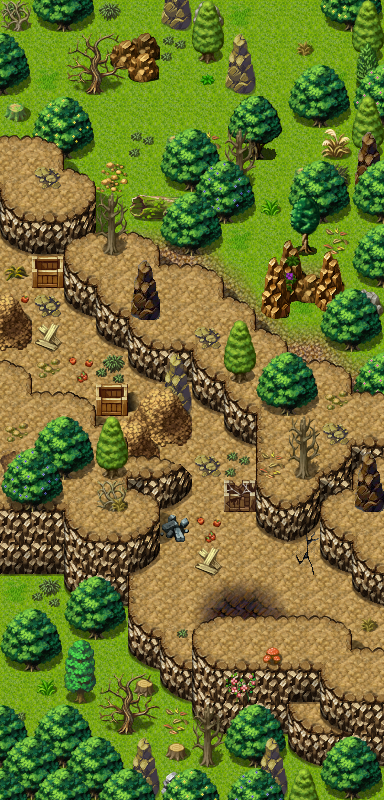

Tiled map render using the project's own tile images. Description and the map definition, with tile-layer contents summarised, below:
An orthogonal 12x25 tile map with 32x32 px tiles, 7 tile layers (Base, Ground, Objects, Objects_apples, ...), 2 hidden layers not drawn, 71 tilesets and 18 objects (6x spawn, 6x replace, 5x mapchange, key).

<map version="1.10" tiledversion="1.11.2" orientation="orthogonal" renderorder="right-down" width="12" height="25" tilewidth="32" tileheight="32" infinite="0" nextlayerid="14" nextobjectid="19">
 <tileset firstgid="1" name="map_bed_1" tilewidth="32" tileheight="32" tilecount="160" columns="16">
  <image source="../drawable/map_bed_1.png" width="512" height="320" />
 </tileset>
 <tileset firstgid="161" name="map_border_1" tilewidth="32" tileheight="32" tilecount="128" columns="16">
  <image source="../drawable/map_border_1.png" width="512" height="256" />
 </tileset>
 <tileset firstgid="289" name="map_bridge_1" tilewidth="32" tileheight="32" tilecount="128" columns="16">
  <image source="../drawable/map_bridge_1.png" width="512" height="256" />
 </tileset>
 <tileset firstgid="417" name="map_bridge_2" tilewidth="32" tileheight="32" tilecount="128" columns="16">
  <image source="../drawable/map_bridge_2.png" width="512" height="256" />
 </tileset>
 <tileset firstgid="545" name="map_broken_1" tilewidth="32" tileheight="32" tilecount="128" columns="16">
  <image source="../drawable/map_broken_1.png" width="512" height="256" />
 </tileset>
 <tileset firstgid="673" name="map_cavewall_1" tilewidth="32" tileheight="32" tilecount="108" columns="18">
  <image source="../drawable/map_cavewall_1.png" width="576" height="192" />
 </tileset>
 <tileset firstgid="781" name="map_cavewall_2" tilewidth="32" tileheight="32" tilecount="108" columns="18">
  <image source="../drawable/map_cavewall_2.png" width="576" height="192" />
 </tileset>
 <tileset firstgid="889" name="map_cavewall_3" tilewidth="32" tileheight="32" tilecount="108" columns="18">
  <image source="../drawable/map_cavewall_3.png" width="576" height="192" />
 </tileset>
 <tileset firstgid="997" name="map_cavewall_4" tilewidth="32" tileheight="32" tilecount="108" columns="18">
  <image source="../drawable/map_cavewall_4.png" width="576" height="192" />
 </tileset>
 <tileset firstgid="1105" name="map_chair_table_1" tilewidth="32" tileheight="32" tilecount="128" columns="16">
  <image source="../drawable/map_chair_table_1.png" width="512" height="256" />
 </tileset>
 <tileset firstgid="1233" name="map_chair_table_2" tilewidth="32" tileheight="32" tilecount="128" columns="16">
  <image source="../drawable/map_chair_table_2.png" width="512" height="256" />
 </tileset>
 <tileset firstgid="1361" name="map_crate_1" tilewidth="32" tileheight="32" tilecount="128" columns="16">
  <image source="../drawable/map_crate_1.png" width="512" height="256" />
 </tileset>
 <tileset firstgid="1489" name="map_cupboard_1" tilewidth="32" tileheight="32" tilecount="128" columns="16">
  <image source="../drawable/map_cupboard_1.png" width="512" height="256" />
 </tileset>
 <tileset firstgid="1617" name="map_curtain_1" tilewidth="32" tileheight="32" tilecount="128" columns="16">
  <image source="../drawable/map_curtain_1.png" width="512" height="256" />
 </tileset>
 <tileset firstgid="1745" name="map_entrance_1" tilewidth="32" tileheight="32" tilecount="128" columns="16">
  <image source="../drawable/map_entrance_1.png" width="512" height="256" />
 </tileset>
 <tileset firstgid="1873" name="map_entrance_2" tilewidth="32" tileheight="32" tilecount="128" columns="16">
  <image source="../drawable/map_entrance_2.png" width="512" height="256" />
 </tileset>
 <tileset firstgid="2001" name="map_fence_1" tilewidth="32" tileheight="32" tilecount="128" columns="16">
  <image source="../drawable/map_fence_1.png" width="512" height="256" />
 </tileset>
 <tileset firstgid="2129" name="map_fence_2" tilewidth="32" tileheight="32" tilecount="128" columns="16">
  <image source="../drawable/map_fence_2.png" width="512" height="256" />
 </tileset>
 <tileset firstgid="2257" name="map_fence_3" tilewidth="32" tileheight="32" tilecount="128" columns="16">
  <image source="../drawable/map_fence_3.png" width="512" height="256" />
 </tileset>
 <tileset firstgid="2385" name="map_fence_4" tilewidth="32" tileheight="32" tilecount="128" columns="16">
  <image source="../drawable/map_fence_4.png" width="512" height="256" />
 </tileset>
 <tileset firstgid="2513" name="map_ground_1" tilewidth="32" tileheight="32" tilecount="128" columns="16">
  <image source="../drawable/map_ground_1.png" width="512" height="256" />
 </tileset>
 <tileset firstgid="2641" name="map_ground_2" tilewidth="32" tileheight="32" tilecount="128" columns="16">
  <image source="../drawable/map_ground_2.png" width="512" height="256" />
 </tileset>
 <tileset firstgid="2769" name="map_ground_3" tilewidth="32" tileheight="32" tilecount="128" columns="16">
  <image source="../drawable/map_ground_3.png" width="512" height="256" />
 </tileset>
 <tileset firstgid="2897" name="map_ground_4" tilewidth="32" tileheight="32" tilecount="128" columns="16">
  <image source="../drawable/map_ground_4.png" width="512" height="256" />
 </tileset>
 <tileset firstgid="3025" name="map_ground_5" tilewidth="32" tileheight="32" tilecount="128" columns="16">
  <image source="../drawable/map_ground_5.png" width="512" height="256" />
 </tileset>
 <tileset firstgid="3153" name="map_ground_6" tilewidth="32" tileheight="32" tilecount="128" columns="16">
  <image source="../drawable/map_ground_6.png" width="512" height="256" />
 </tileset>
 <tileset firstgid="3281" name="map_ground_7" tilewidth="32" tileheight="32" tilecount="128" columns="16">
  <image source="../drawable/map_ground_7.png" width="512" height="256" />
 </tileset>
 <tileset firstgid="3409" name="map_ground_8" tilewidth="32" tileheight="32" tilecount="128" columns="16">
  <image source="../drawable/map_ground_8.png" width="512" height="256" />
 </tileset>
 <tileset firstgid="3537" name="map_house_1" tilewidth="32" tileheight="32" tilecount="128" columns="16">
  <image source="../drawable/map_house_1.png" width="512" height="256" />
 </tileset>
 <tileset firstgid="3665" name="map_house_2" tilewidth="32" tileheight="32" tilecount="128" columns="16">
  <image source="../drawable/map_house_2.png" width="512" height="256" />
 </tileset>
 <tileset firstgid="3793" name="map_indoor_1" tilewidth="32" tileheight="32" tilecount="128" columns="16">
  <image source="../drawable/map_indoor_1.png" width="512" height="256" />
 </tileset>
 <tileset firstgid="3921" name="map_indoor_2" tilewidth="32" tileheight="32" tilecount="128" columns="16">
  <image source="../drawable/map_indoor_2.png" width="512" height="256" />
 </tileset>
 <tileset firstgid="4049" name="map_kitchen_1" tilewidth="32" tileheight="32" tilecount="128" columns="16">
  <image source="../drawable/map_kitchen_1.png" width="512" height="256" />
 </tileset>
 <tileset firstgid="4177" name="map_outdoor_1" tilewidth="32" tileheight="32" tilecount="128" columns="16">
  <image source="../drawable/map_outdoor_1.png" width="512" height="256" />
 </tileset>
 <tileset firstgid="4305" name="map_pillar_1" tilewidth="32" tileheight="32" tilecount="128" columns="16">
  <image source="../drawable/map_pillar_1.png" width="512" height="256" />
 </tileset>
 <tileset firstgid="4433" name="map_pillar_2" tilewidth="32" tileheight="32" tilecount="128" columns="16">
  <image source="../drawable/map_pillar_2.png" width="512" height="256" />
 </tileset>
 <tileset firstgid="4561" name="map_plant_1" tilewidth="32" tileheight="32" tilecount="128" columns="16">
  <image source="../drawable/map_plant_1.png" width="512" height="256" />
 </tileset>
 <tileset firstgid="4689" name="map_plant_2" tilewidth="32" tileheight="32" tilecount="128" columns="16">
  <image source="../drawable/map_plant_2.png" width="512" height="256" />
 </tileset>
 <tileset firstgid="4817" name="map_rock_1" tilewidth="32" tileheight="32" tilecount="128" columns="16">
  <image source="../drawable/map_rock_1.png" width="512" height="256" />
 </tileset>
 <tileset firstgid="4945" name="map_rock_2" tilewidth="32" tileheight="32" tilecount="128" columns="16">
  <image source="../drawable/map_rock_2.png" width="512" height="256" />
 </tileset>
 <tileset firstgid="5073" name="map_roof_1" tilewidth="32" tileheight="32" tilecount="128" columns="16">
  <image source="../drawable/map_roof_1.png" width="512" height="256" />
 </tileset>
 <tileset firstgid="5201" name="map_roof_2" tilewidth="32" tileheight="32" tilecount="128" columns="16">
  <image source="../drawable/map_roof_2.png" width="512" height="256" />
 </tileset>
 <tileset firstgid="5329" name="map_roof_3" tilewidth="32" tileheight="32" tilecount="128" columns="16">
  <image source="../drawable/map_roof_3.png" width="512" height="256" />
 </tileset>
 <tileset firstgid="5457" name="map_shop_1" tilewidth="32" tileheight="32" tilecount="128" columns="16">
  <image source="../drawable/map_shop_1.png" width="512" height="256" />
 </tileset>
 <tileset firstgid="5585" name="map_sign_ladder_1" tilewidth="32" tileheight="32" tilecount="128" columns="16">
  <image source="../drawable/map_sign_ladder_1.png" width="512" height="256" />
 </tileset>
 <tileset firstgid="5713" name="map_table_1" tilewidth="32" tileheight="32" tilecount="128" columns="16">
  <image source="../drawable/map_table_1.png" width="512" height="256" />
 </tileset>
 <tileset firstgid="5841" name="map_trail_1" tilewidth="32" tileheight="32" tilecount="128" columns="16">
  <image source="../drawable/map_trail_1.png" width="512" height="256" />
 </tileset>
 <tileset firstgid="5969" name="map_transition_1" tilewidth="32" tileheight="32" tilecount="128" columns="16">
  <image source="../drawable/map_transition_1.png" width="512" height="256" />
 </tileset>
 <tileset firstgid="6097" name="map_transition_2" tilewidth="32" tileheight="32" tilecount="128" columns="16">
  <image source="../drawable/map_transition_2.png" width="512" height="256" />
 </tileset>
 <tileset firstgid="6225" name="map_transition_3" tilewidth="32" tileheight="32" tilecount="128" columns="16">
  <image source="../drawable/map_transition_3.png" width="512" height="256" />
 </tileset>
 <tileset firstgid="6353" name="map_transition_4" tilewidth="32" tileheight="32" tilecount="128" columns="16">
  <image source="../drawable/map_transition_4.png" width="512" height="256" />
 </tileset>
 <tileset firstgid="6481" name="map_transition_5" tilewidth="32" tileheight="32" tilecount="128" columns="16">
  <image source="../drawable/map_transition_5.png" width="512" height="256" />
 </tileset>
 <tileset firstgid="6609" name="map_tree_1" tilewidth="32" tileheight="32" tilecount="128" columns="16">
  <image source="../drawable/map_tree_1.png" width="512" height="256" />
 </tileset>
 <tileset firstgid="6737" name="map_tree_2" tilewidth="32" tileheight="32" tilecount="128" columns="16">
  <image source="../drawable/map_tree_2.png" width="512" height="256" />
 </tileset>
 <tileset firstgid="6865" name="map_wall_1" tilewidth="32" tileheight="32" tilecount="128" columns="16">
  <image source="../drawable/map_wall_1.png" width="512" height="256" />
 </tileset>
 <tileset firstgid="6993" name="map_wall_2" tilewidth="32" tileheight="32" tilecount="120" columns="15">
  <image source="../drawable/map_wall_2.png" width="480" height="256" />
 </tileset>
 <tileset firstgid="7113" name="map_wall_3" tilewidth="32" tileheight="32" tilecount="120" columns="15">
  <image source="../drawable/map_wall_3.png" width="480" height="256" />
 </tileset>
 <tileset firstgid="7233" name="map_wall_4" tilewidth="32" tileheight="32" tilecount="120" columns="15">
  <image source="../drawable/map_wall_4.png" width="480" height="256" />
 </tileset>
 <tileset firstgid="7353" name="map_window_1" tilewidth="32" tileheight="32" tilecount="128" columns="16">
  <image source="../drawable/map_window_1.png" width="512" height="256" />
 </tileset>
 <tileset firstgid="7481" name="map_window_2" tilewidth="32" tileheight="32" tilecount="128" columns="16">
  <image source="../drawable/map_window_2.png" width="512" height="256" />
 </tileset>
 <tileset firstgid="7609" name="map_transition_2" tilewidth="32" tileheight="32" tilecount="128" columns="16">
  <image source="../drawable/map_transition_2.png" width="512" height="256" />
 </tileset>
 <tileset firstgid="7737" name="map_cavewall_4" tilewidth="32" tileheight="32" tilecount="108" columns="18">
  <image source="../drawable/map_cavewall_4.png" width="576" height="192" />
 </tileset>
 <tileset firstgid="7845" name="map_broken_1" tilewidth="32" tileheight="32" tilecount="128" columns="16">
  <image source="../drawable/map_broken_1.png" width="512" height="256" />
 </tileset>
 <tileset firstgid="7973" name="map_tree_1" tilewidth="32" tileheight="32" tilecount="128" columns="16">
  <image source="../drawable/map_tree_1.png" width="512" height="256" />
 </tileset>
 <tileset firstgid="8101" name="map_rock_1" tilewidth="32" tileheight="32" tilecount="128" columns="16">
  <image source="../drawable/map_rock_1.png" width="512" height="256" />
 </tileset>
 <tileset firstgid="8229" name="map_plant_1" tilewidth="32" tileheight="32" tilecount="128" columns="16">
  <image source="../drawable/map_plant_1.png" width="512" height="256" />
 </tileset>
 <tileset firstgid="8357" name="map_trail_1" tilewidth="32" tileheight="32" tilecount="128" columns="16">
  <image source="../drawable/map_trail_1.png" width="512" height="256" />
 </tileset>
 <tileset firstgid="8485" name="map_ground_1" tilewidth="32" tileheight="32" tilecount="128" columns="16">
  <image source="../drawable/map_ground_1.png" width="512" height="256" />
 </tileset>
 <tileset firstgid="8613" name="map_rock_2" tilewidth="32" tileheight="32" tilecount="128" columns="16">
  <image source="../drawable/map_rock_2.png" width="512" height="256" />
 </tileset>
 <tileset firstgid="8741" name="map_tree_2" tilewidth="32" tileheight="32" tilecount="128" columns="16">
  <image source="../drawable/map_tree_2.png" width="512" height="256" />
 </tileset>
 <tileset firstgid="8869" name="map_tree_3" tilewidth="32" tileheight="32" tilecount="544" columns="32">
  <image source="../drawable/map_tree_3.png" width="1024" height="544" />
 </tileset>
 <layer id="1" name="Base" width="12" height="25">
  <data>[300 cells, 11 non-empty, 4 distinct tile ids]</data>
 </layer>
 <layer id="2" name="Ground" width="12" height="25">
  <data>[300 cells, 299 non-empty, 21 distinct tile ids]</data>
 </layer>
 <layer id="3" name="Objects" width="12" height="25">
  <data>[300 cells, 194 non-empty, 81 distinct tile ids]</data>
 </layer>
 <layer id="4" name="Objects_apples" width="12" height="25">
  <data>[300 cells, 14 non-empty, 11 distinct tile ids]</data>
 </layer>
 <layer id="5" name="Objects_applecrate" width="12" height="25">
  <data>[300 cells, 2 non-empty, 2 distinct tile ids]</data>
 </layer>
 <layer id="6" name="Above" width="12" height="25">
  <data>[300 cells, 118 non-empty, 44 distinct tile ids]</data>
 </layer>
 <layer id="7" name="Top" width="12" height="25">
  <data>[300 cells, 2 non-empty, 2 distinct tile ids]</data>
 </layer>
 <layer id="8" name="Walkable_apples" width="12" height="25" visible="0">
  <data>[300 cells, 2 non-empty, 1 distinct tile ids]</data>
 </layer>
 <layer id="9" name="Walkable" width="12" height="25" visible="0">
  <data>[300 cells, 210 non-empty, 1 distinct tile ids]</data>
 </layer>
 <objectgroup id="10" name="Mapevents" visible="0">
  <object id="1" name="east" type="mapchange" x="352" y="608" width="32" height="64">
   <properties>
    <property name="map" value="brightportwild3" />
    <property name="place" value="west" />
   </properties>
  </object>
  <object id="2" name="north3" type="mapchange" x="192" y="0" width="128" height="32">
   <properties>
    <property name="map" value="waytobrightport13" />
    <property name="place" value="south3" />
   </properties>
  </object>
  <object id="3" name="west" type="mapchange" x="0" y="256" width="32" height="512">
   <properties>
    <property name="map" value="brightportwild1" />
    <property name="place" value="east" />
   </properties>
  </object>
  <object id="4" name="north" type="mapchange" x="96" y="0" width="64" height="32">
   <properties>
    <property name="map" value="waytobrightport13" />
    <property name="place" value="south1" />
   </properties>
  </object>
  <object id="5" name="west1" type="mapchange" x="0" y="32" width="32" height="96">
   <properties>
    <property name="map" value="brightportwild1" />
    <property name="place" value="east1" />
   </properties>
  </object>
 </objectgroup>
 <objectgroup id="11" name="Spawn" visible="0">
  <object id="6" name="duleian_mountain_cat_cub" type="spawn" x="160" y="416" width="96" height="64">
   <properties>
    <property name="spawngroup" value="brightport_cat" />
   </properties>
  </object>
  <object id="7" name="duleian_mountain_cat" type="spawn" x="64" y="640" width="96" height="128">
   <properties>
    <property name="spawngroup" value="duleian_mountain_cat" />
   </properties>
  </object>
  <object id="8" name="duleian_mountain_cat1" type="spawn" x="192" y="480" width="128" height="128">
   <properties>
    <property name="quantity" value="2" />
    <property name="spawngroup" value="duleian_mountain_cat" />
   </properties>
  </object>
  <object id="9" name="1duleian_mountain_cat_cub" type="spawn" x="64" y="320" width="96" height="96">
   <properties>
    <property name="quantity" value="2" />
    <property name="spawngroup" value="brightport_cat" />
   </properties>
  </object>
  <object id="10" name="virile deer" type="spawn" x="64" y="64" width="288" height="256">
   <properties>
    <property name="quantity" value="2" />
    <property name="spawngroup" value="brightport_deer" />
   </properties>
  </object>
  <object id="11" name="squirmer" type="spawn" x="64" y="64" width="288" height="256">
   <properties>
    <property name="spawngroup" value="brightport_squirrel" />
   </properties>
  </object>
 </objectgroup>
 <objectgroup id="12" name="Keys" visible="0">
  <object id="12" name="apples" type="key" x="96" y="384" width="32" height="32">
   <properties>
    <property name="phrase" value="brightport_apples" />
    <property name="requireId" value="andor" />
    <property name="requireNegation" value="true" />
    <property name="requireType" value="questProgress" />
    <property name="requireValue" value="1" />
   </properties>
  </object>
 </objectgroup>
 <objectgroup id="13" name="Replace">
  <object id="13" name="apples1" type="replace" x="192" y="480" width="64" height="64">
   <properties>
    <property name="Objects" value="Objects_apples" />
    <property name="requireId" value="brightport_bakery" />
    <property name="requireNegation" value="false" />
    <property name="requireType" value="questProgress" />
    <property name="requireValue" value="25" />
   </properties>
  </object>
  <object id="14" name="apple_crate_taken" type="replace" x="96" y="384" width="64" height="32">
   <properties>
    <property name="Objects" value="Objects_applecrate" />
    <property name="requireId" value="brightport_nondisplay" />
    <property name="requireNegation" value="false" />
    <property name="requireType" value="questProgress" />
    <property name="requireValue" value="197" />
   </properties>
  </object>
  <object id="15" name="apples2" type="replace" x="64" y="352" width="96" height="64">
   <properties>
    <property name="Objects" value="Objects_apples" />
    <property name="requireId" value="brightport_nondisplay" />
    <property name="requireNegation" value="false" />
    <property name="requireType" value="questProgress" />
    <property name="requireValue" value="213" />
   </properties>
  </object>
  </objectgroup>
</map>
<!-- 3 of 18 objects omitted -->
